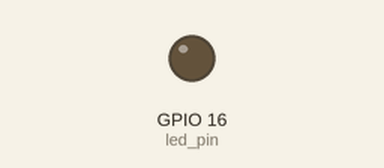
Simulated run of this program. Board: ESP32-S3. Parts: output pins drawn as LEDs (lit = HIGH).

Above: at 0.3 s.
At 8.0 s:
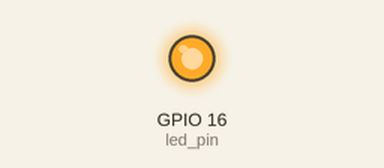
Timing chart, 0 to 9.1 s (numbered marks = the images above):
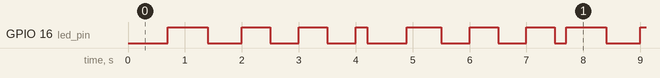

Measured:
- by itself, GPIO 16 (led_pin): repeats every 7.0 s: LOW 0.60 s, 2 × (HIGH 0.50 s, LOW 0.50 s), HIGH 0.20 s, LOW 0.70 s, HIGH 0.60 s, 2 × (LOW 0.50 s, HIGH 0.50 s), LOW 0.20 s, HIGH 0.70 s
- by itself, everything shown: repeats every 7.0 s, in 14 steps

The program:

main.cpp
```cpp
#include <Arduino.h>

// run tasks in core 1 only
#if CONFIG_FREERTOS_UNICORE
static const BaseType_t app_cpu = 0;
#else
static const BaseType_t app_cpu = 1;
#endif

// pins definition
static const int led_pin = 16;

// Task 1: blink led with 500 ms delay
void task1(void *parameter)
{
  // run forever
  while (1)
  {
    digitalWrite(led_pin, HIGH);          // turn on the led
    vTaskDelay(500 / portTICK_PERIOD_MS); // delay
    digitalWrite(led_pin, LOW);           // turn off the led
    vTaskDelay(500 / portTICK_PERIOD_MS); // delay
  }
}

// Task 2: blink led with 700 ms delay
void task2(void *parameter)
{
  // run forever
  while (1)
  {
    digitalWrite(led_pin, LOW);           // turn off the led
    vTaskDelay(700 / portTICK_PERIOD_MS); // delay
    digitalWrite(led_pin, HIGH);          // turn on the led
    vTaskDelay(700 / portTICK_PERIOD_MS); // delay
  }
}

void setup()
{
  // pins configuration
  pinMode(led_pin, OUTPUT);
  // create and run task 1
  xTaskCreatePinnedToCore(task1,    // function to be called
                          "Task 1", // task name
                          1024,     // task stack size
                          NULL,     // parameter to pass to function
                          1,        // task priority
                          NULL,     // task handle
                          app_cpu); // run task in one core
  // create and run task 2
  xTaskCreatePinnedToCore(task2,    // function to be called
                          "Task 2", // task name
                          1024,     // task stack size
                          NULL,     // parameter to pass to function
                          1,        // task priority
                          NULL,     // task handle
                          app_cpu); // run task in one core
}

void loop()
{
  // no code is needed here
}
```
